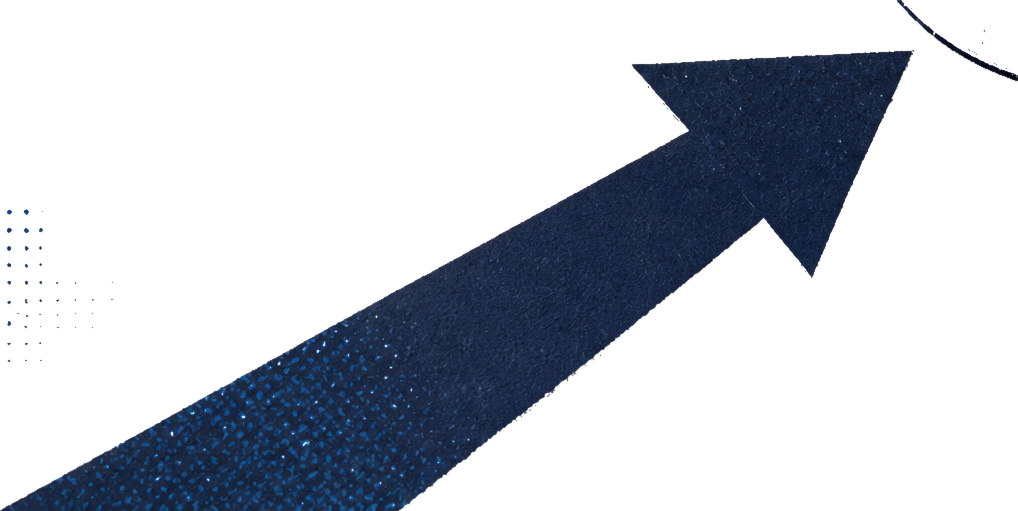
#> input picture examples/five-layer-motion/assets/processed/scene-01-arrow-crop.png, 1018 x 511 px
$ python make_demo_assets.py ../assets/processed/scene-01-arrow-crop.png out
#> lines starting #> are read from the running program, lines starting #| are printed output that depends on the picture; after the words box and inside, x2 and y2 are one past the last pixel; in counts of white or black regions, pixels touching at a corner belong together
#!/usr/bin/env python3
"""Derive a small, local demo asset set from the approved hero frame."""

from __future__ import annotations

import argparse
from pathlib import Path

import numpy as np
from PIL import Image, ImageDraw, ImageEnhance, ImageFilter


def main() -> int:
    parser = argparse.ArgumentParser()
    parser.add_argument("input", type=Path)
    parser.add_argument("output_dir", type=Path)
    args = parser.parse_args()

    image = Image.open(args.input).convert("RGB")
    rgb = np.asarray(image).astype(np.int16)
    r, g, b = rgb[..., 0], rgb[..., 1], rgb[..., 2]
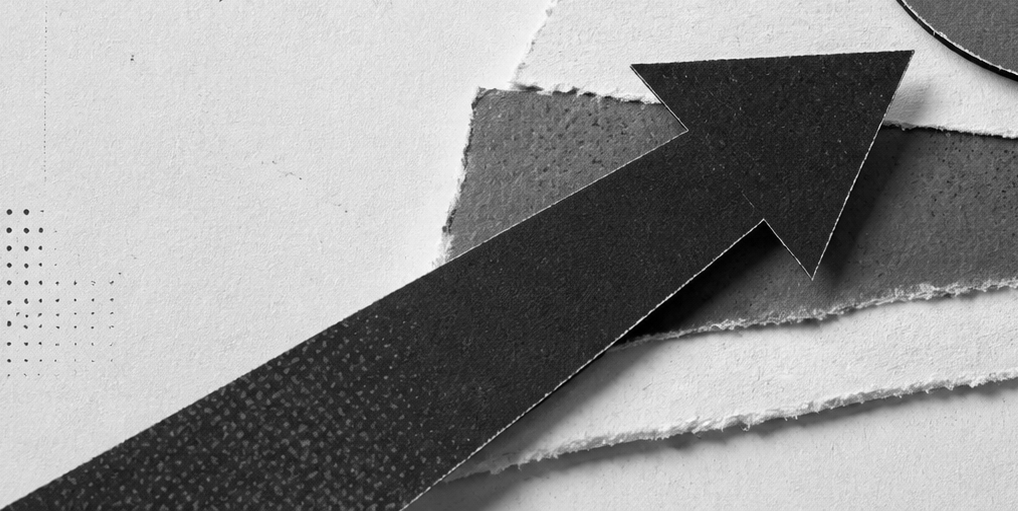
#> g: shape (511, 1018) int16; min 0, max 254, mean 148.1
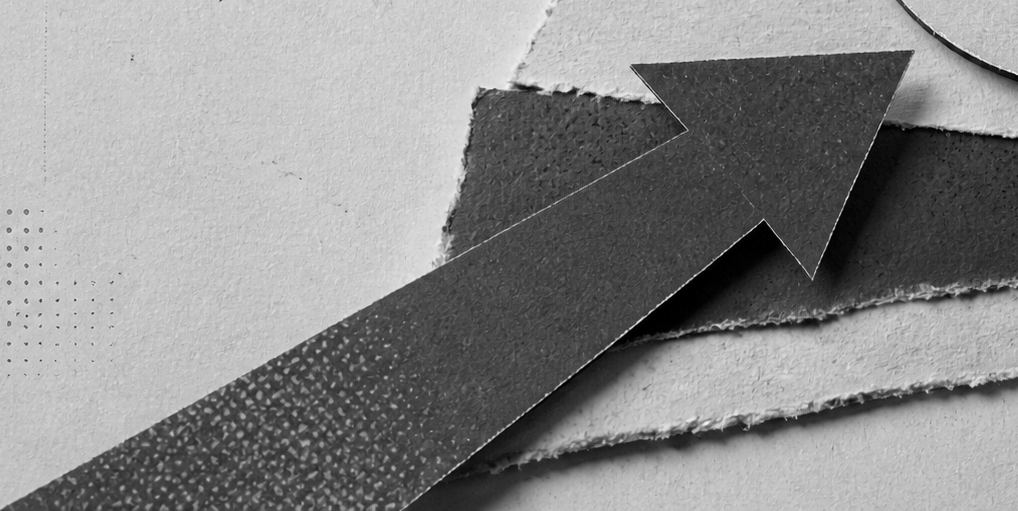
#> b: shape (511, 1018) int16; min 0, max 244, mean 138.4
    height, width = rgb.shape[:2]
#> height = 511; width = 1018

    # The hero frame has one large blue paper disk. A geometry mask is more
    # faithful than a color mask here because the disk contains dark halftone
    # ink that would otherwise leak through the clean plate.
    blue_image_mask = Image.new("L", (width, height), 0)
#> blue_image_mask: PIL image 1018x511 L; every value is 0
    ImageDraw.Draw(blue_image_mask).ellipse((880, 85, 1405, 550), fill=255)
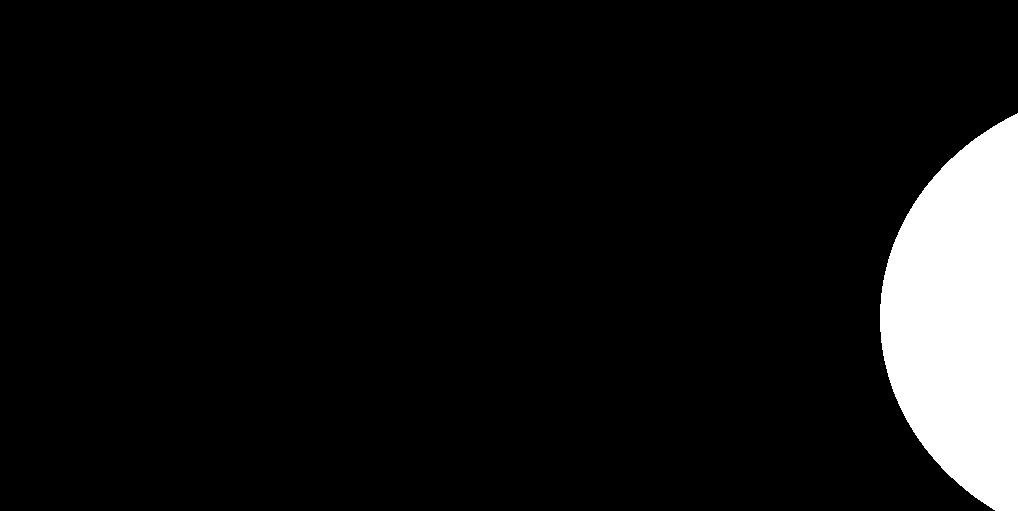
#> blue_image_mask: PIL image 1018x511 L; 7.7% white; 1 white region, box (x1, y1, x2, y2) and area: (880, 113, 1018, 511) 40112
    blue = np.asarray(blue_image_mask) > 0

    # Keep the dark arrow as a reference layer too. It is not moved in this
    # smoke test, but the original-frame extraction is preserved for future
    # iterations and manifest traceability.
    navy = (r < 90) & (g < 115) & (b < 165) & (b >= r)
#> navy: shape (511, 1018) bool; 26.1% white; 62 white regions (59 under 20 px), largest, box (x1, y1, x2, y2) and area: (0, 50, 914, 511) 134631, (897, 0, 1018, 81) 695, (24, 209, 29, 215) 20
    navy_roi = np.zeros_like(navy)
    navy_roi[430:height, :min(width, 1060)] = True
    navy = navy & navy_roi
#> navy: shape (511, 1018) bool; 5.9% white; 1 white region, box (x1, y1, x2, y2) and area: (0, 430, 501, 511) 30586

    def rgba_layer(mask: np.ndarray, feather: float = 0.7) -> Image.Image:
#> called with feather = 0.7
        alpha = Image.fromarray((mask.astype(np.uint8) * 255), mode="L")
        # A very small feather keeps the original printed edge without making
        # the cutout look digitally clipped at video resolution.
        alpha = alpha.filter(ImageFilter.GaussianBlur(radius=feather))
        layer = image.convert("RGBA")
        layer.putalpha(alpha)
        return layer

    def save_cropped(mask: np.ndarray, name: str, feather: float = 0.7) -> tuple[int, int, int, int]:
        alpha = Image.fromarray((mask.astype(np.uint8) * 255), mode="L")
        bbox = alpha.getbbox()
        if bbox is None:
            raise RuntimeError(f"empty mask for {name}")
        rgba_layer(mask, feather=feather).crop(bbox).save(args.output_dir / name)
        return bbox

    args.output_dir.mkdir(parents=True, exist_ok=True)
    rgba_layer(blue).save(args.output_dir / "scene-01-blue-circle.png")
    rgba_layer(blue).crop((880, 85, 1406, 551)).save(args.output_dir / "scene-01-blue-circle-crop.png")
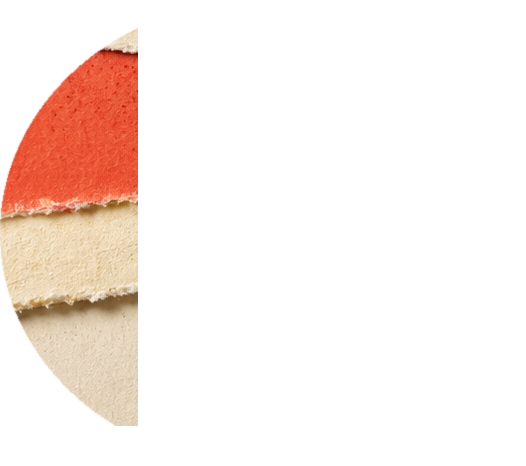
#> saved as scene-01-blue-circle-crop.png: PIL image 526x466 RGBA; mean R, G, B, A 52.3, 36.7, 29.7, 41.7; transparent parts drawn white
    rgba_layer(navy).save(args.output_dir / "scene-01-arrow-reference.png")

    # Separate the other visually heavy paper pieces. These are original-frame
    # derivatives, not regenerated illustrations. Moving several independent
    # layers creates real occlusion and recomposition instead of a Ken Burns
    # treatment on a mostly flat image.
    red = (r > 145) & (r > g * 1.35) & (r > b * 1.25) & (g < 155)
#> red: shape (511, 1018) bool; 10.1% white; 83 white regions (73 under 20 px), largest, box (x1, y1, x2, y2) and area: (667, 131, 1018, 340) 30394, (442, 85, 687, 262) 21562, (862, 393, 874, 401) 63
    red_roi = np.zeros_like(red)
    red_roi[470:760, 350:1540] = True
    red = red & red_roi
#> red: shape (511, 1018) bool; 0% white in thin lines or dots, all inside (x1, y1, x2, y2) = (492, 470, 493, 471)

    def polygon_mask(points: list[tuple[int, int]]) -> np.ndarray:
        mask = Image.new("L", (width, height), 0)
        ImageDraw.Draw(mask).polygon(points, fill=255)
#> mask: PIL image 1018x511 L; 25.7% white; 1 white region, box (x1, y1, x2, y2) and area: (680, 87, 1018, 511) 133780
        return np.asarray(mask) > 0

    top_sheet = polygon_mask([(680, 118), (1435, 48), (1568, 590), (704, 560)])
    top_sheet = top_sheet & ~blue & ~navy
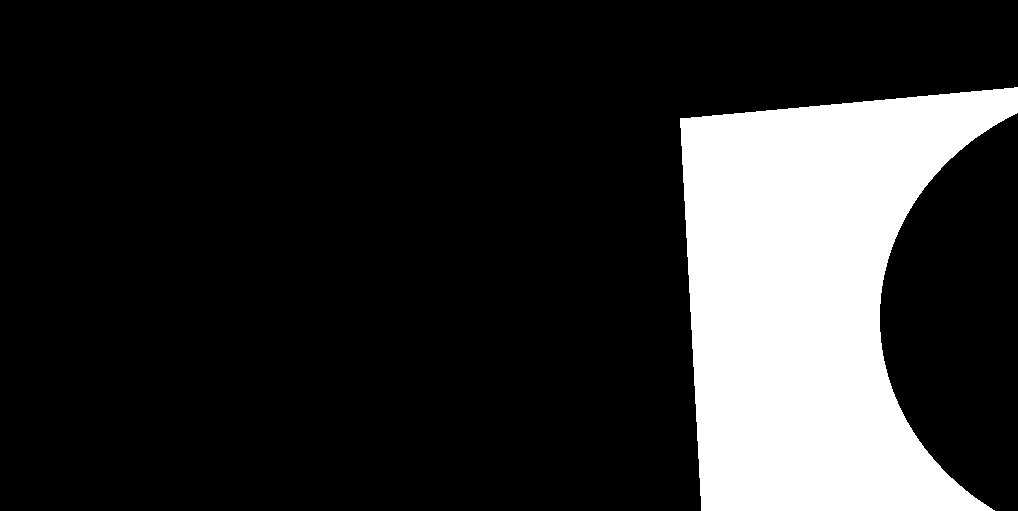
#> top_sheet: shape (511, 1018) bool; 18% white; 1 white region, box (x1, y1, x2, y2) and area: (680, 87, 1018, 511) 93668

    bottom_sheet = polygon_mask([(495, 545), (1518, 566), (1510, 780), (335, 912)])
    bottom_sheet = bottom_sheet & ~red & ~navy

    arrow_bbox = save_cropped(navy, "scene-01-arrow-crop.png", feather=0.55)
#> in save_cropped, `bbox = alpha.getbbox()`: bbox = (0, 430, 501, 511)
#> in save_cropped, `rgba_layer(mask, feather=feather).crop(bbox).save(args.output_dir / na..`:
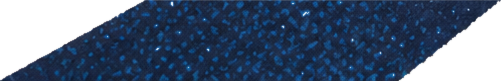
#> saved as scene-01-arrow-crop.png: PIL image 501x81 RGBA; mean R, G, B, A 62.5, 74.5, 92.4, 191.9; transparent parts drawn white
#> arrow_bbox = (0, 430, 501, 511)
    red_bbox = save_cropped(red, "scene-01-red-strip-crop.png", feather=0.55)
#> red_bbox = (492, 470, 493, 471)
    top_bbox = save_cropped(top_sheet, "scene-01-top-sheet-crop.png", feather=0.45)
#> call 3 of save_cropped, with name = 'scene-01-top-sheet-crop.png', feather = 0.45
#> in save_cropped (call 3), `bbox = alpha.getbbox()`: bbox = (680, 87, 1018, 511)
#> in save_cropped (call 3), `rgba_layer(mask, feather=feather).crop(bbox).save(args.output_dir / na..`:
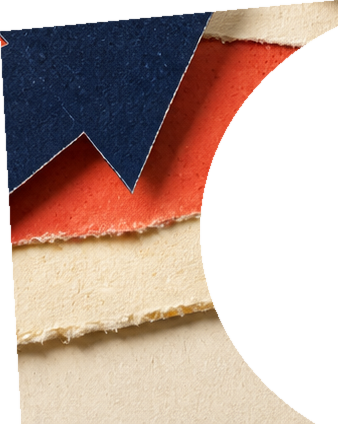
#> saved as scene-01-top-sheet-crop.png: PIL image 338x424 RGBA; mean R, G, B, A 171.9, 129.8, 112.8, 166.7; transparent parts drawn white
#> top_bbox = (680, 87, 1018, 511)
    bottom_bbox = save_cropped(bottom_sheet, "scene-01-bottom-sheet-crop.png", feather=0.45)

    # Local clean plate: clone nearby unoccupied paper from the same sheet,
    # then blend it only through the extracted circle mask. No new provider
    # call is made and the approved frame remains the visual source of truth.
    clean = image.copy()
    patch = image.crop((690, 130, 850, 370)).resize((600, 560), Image.Resampling.BICUBIC)
    patch = patch.filter(ImageFilter.GaussianBlur(radius=0.35))
    patch_rgba = patch.convert("RGBA")
    patch_mask = blue_image_mask
    clean_rgba = clean.convert("RGBA")
    clean_rgba.paste(patch_rgba, (820, 55), patch_mask.crop((820, 55, 1420, 615)))
    clean_rgba.save(args.output_dir / "scene-01-cleanplate.png")

    # Build a neutral paper stage from one large unoccupied area of the
    # approved frame. A single continuous enlargement avoids visible tiling
    # symmetry while retaining the source's real fibre and print character.
    texture = image.crop((115, 78, 690, 485))
    stage = texture.resize((width, height), Image.Resampling.LANCZOS)
    stage = ImageEnhance.Contrast(stage).enhance(0.94)
    stage = ImageEnhance.Sharpness(stage).enhance(1.18)
    stage.save(args.output_dir / "scene-01-paper-stage.png")

    # A second clean plate keeps the full approved still available as an
    # explicit background record for audit and comparison.
    image.save(args.output_dir / "scene-01-hero-copy.png")
    print(
        "derived bboxes",
        {
            "bottom": bottom_bbox,
            "red": red_bbox,
            "top": top_bbox,
            "arrow": arrow_bbox,
            "circle": (880, 85, 1406, 551),
        },
    )
    return 0


if __name__ == "__main__":
#> (the run stopped early here; a loop or call above may not have finished)
